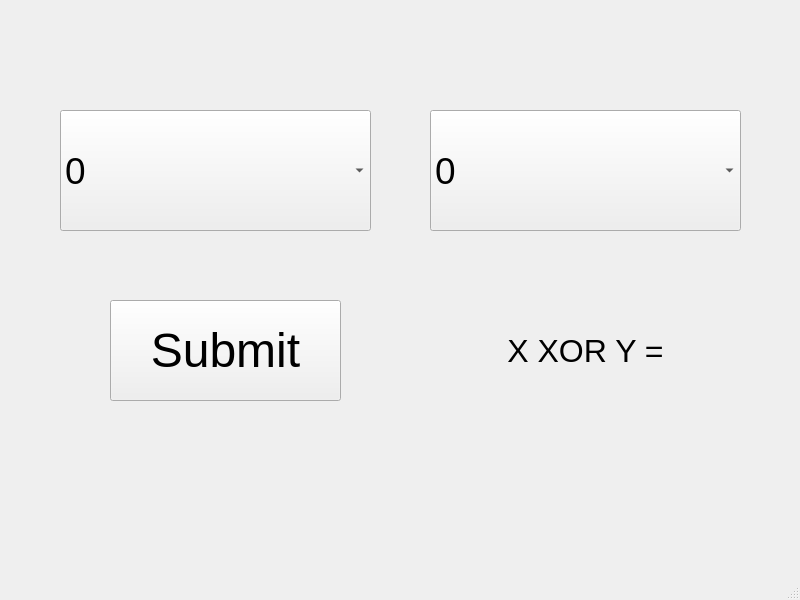
<?xml version="1.0" encoding="UTF-8"?>
<ui version="4.0">
 <class>MainWindow</class>
 <widget class="QMainWindow" name="MainWindow">
  <property name="geometry">
   <rect>
    <x>0</x>
    <y>0</y>
    <width>800</width>
    <height>600</height>
   </rect>
  </property>
  <property name="windowTitle">
   <string>MainWindow</string>
  </property>
  <widget class="QWidget" name="centralwidget">
   <widget class="QComboBox" name="comboX">
    <property name="geometry">
     <rect>
      <x>60</x>
      <y>110</y>
      <width>311</width>
      <height>121</height>
     </rect>
    </property>
    <property name="font">
     <font>
      <pointsize>28</pointsize>
     </font>
    </property>
    <property name="cursor">
     <cursorShape>WaitCursor</cursorShape>
    </property>
    <item>
     <property name="text">
      <string>0</string>
     </property>
    </item>
    <item>
     <property name="text">
      <string>1</string>
     </property>
    </item>
   </widget>
   <widget class="QComboBox" name="comboY">
    <property name="geometry">
     <rect>
      <x>430</x>
      <y>110</y>
      <width>311</width>
      <height>121</height>
     </rect>
    </property>
    <property name="font">
     <font>
      <pointsize>28</pointsize>
     </font>
    </property>
    <property name="cursor">
     <cursorShape>PointingHandCursor</cursorShape>
    </property>
    <property name="layoutDirection">
     <enum>Qt::LeftToRight</enum>
    </property>
    <item>
     <property name="text">
      <string>0</string>
     </property>
    </item>
    <item>
     <property name="text">
      <string>1</string>
     </property>
    </item>
   </widget>
   <widget class="QPushButton" name="pushButton">
    <property name="geometry">
     <rect>
      <x>110</x>
      <y>300</y>
      <width>231</width>
      <height>101</height>
     </rect>
    </property>
    <property name="font">
     <font>
      <pointsize>36</pointsize>
     </font>
    </property>
    <property name="cursor">
     <cursorShape>ForbiddenCursor</cursorShape>
    </property>
    <property name="text">
     <string>Submit</string>
    </property>
   </widget>
   <widget class="QLabel" name="label">
    <property name="geometry">
     <rect>
      <x>440</x>
      <y>300</y>
      <width>291</width>
      <height>101</height>
     </rect>
    </property>
    <property name="font">
     <font>
      <pointsize>24</pointsize>
     </font>
    </property>
    <property name="text">
     <string>X XOR Y =</string>
    </property>
    <property name="alignment">
     <set>Qt::AlignCenter</set>
    </property>
   </widget>
  </widget>
  <widget class="QMenuBar" name="menubar">
   <property name="geometry">
    <rect>
     <x>0</x>
     <y>0</y>
     <width>800</width>
     <height>26</height>
    </rect>
   </property>
  </widget>
  <widget class="QStatusBar" name="statusbar"/>
 </widget>
 <resources/>
 <connections/>
</ui>
